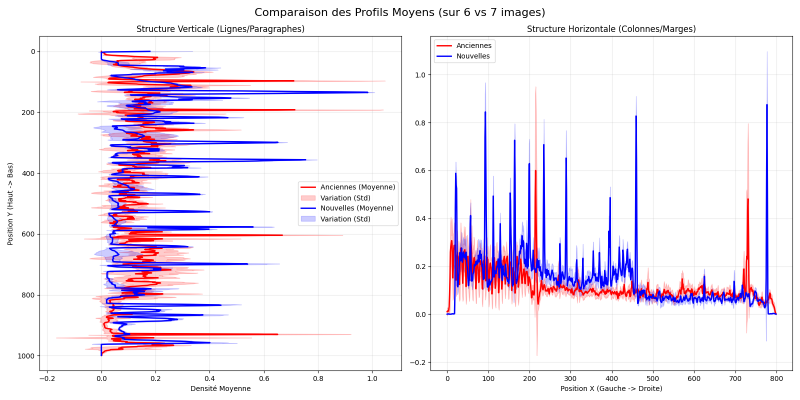
#> input picture Type de fiche/comparaison_profils.png, 1600 x 800 px (shown at 1/2 size); its folder holds only this picture in this run
$ python auto_sort_cards_v3_recto_verso.py
#> lines starting #> are read from the running program, lines starting #| are printed output that depends on the picture; after the words box and inside, x2 and y2 are one past the last pixel; in counts of white or black regions, pixels touching at a corner belong together
import cv2
import numpy as np
import json
import os
import shutil
import glob
import tkinter as tk
from tkinter import filedialog
import matplotlib.pyplot as plt

plt.ioff()

def load_references(json_path):
    with open(json_path, 'r') as f:
        data = json.load(f)

    refs = {
        "target_size": tuple(data["target_size"]),
        "old": {
            "h_mean": np.array(data["old"]["h_mean"]),
            "v_mean": np.array(data["old"]["v_mean"])
        },
        "new": {
            "h_mean": np.array(data["new"]["h_mean"]),
            "v_mean": np.array(data["new"]["v_mean"])
        }
    }
    return refs

def get_image_profiles(img_path, target_size):
    try:
        img = cv2.imread(img_path)
        if img is None: return None, None

        img = cv2.resize(img, target_size, interpolation=cv2.INTER_AREA)
        gray = cv2.cvtColor(img, cv2.COLOR_BGR2GRAY)
        _, binary = cv2.threshold(gray, 0, 255, cv2.THRESH_BINARY_INV + cv2.THRESH_OTSU)

        h_prof = np.sum(binary, axis=1)
        v_prof = np.sum(binary, axis=0)

        if h_prof.max() > 0: h_prof = h_prof / h_prof.max()
        if v_prof.max() > 0: v_prof = v_prof / v_prof.max()

        return h_prof, v_prof
    except Exception as e:
        print(f"Erreur lecture {img_path}: {e}")
        return None, None

def compare_profiles_robust(prof, ref_mean, max_shift=30):
    best_corr = -1.0
    n = len(prof)

    for shift in range(-max_shift, max_shift + 1):
        if shift < 0:
            p_slice = prof[-shift:]
            r_slice = ref_mean[:shift]
        elif shift > 0:
            p_slice = prof[:-shift]
            r_slice = ref_mean[shift:]
        else:
            p_slice = prof
            r_slice = ref_mean

        if len(p_slice) < n * 0.8: continue

        try:
            corr = np.corrcoef(p_slice, r_slice)[0, 1]
            if not np.isnan(corr) and corr > best_corr:
                best_corr = corr
        except:
            pass

    return max(0, best_corr)

def save_debug_plot(output_path, filename, h_prof, v_prof, refs):
    fig, (ax_h, ax_v) = plt.subplots(1, 2, figsize=(12, 6))
    fig.suptitle(f"Analyse Incertitude : {filename}", fontsize=14)

    y_ax = np.arange(len(h_prof))
    ax_h.plot(h_prof, y_ax, 'k-', label='Image Incertaine', linewidth=2)
    ax_h.plot(refs['old']['h_mean'], y_ax, 'r--', label='Ref ANCIENNE', alpha=0.7)
    ax_h.plot(refs['new']['h_mean'], y_ax, 'b--', label='Ref NOUVELLE', alpha=0.7)
    ax_h.invert_yaxis()
    ax_h.set_title("Profil Vertical (Lignes)")
    ax_h.legend()

    x_ax = np.arange(len(v_prof))
    ax_v.plot(x_ax, v_prof, 'k-', label='Image Incertaine', linewidth=2)
    ax_v.plot(x_ax, refs['old']['v_mean'], 'r--', label='Ref ANCIENNE', alpha=0.7)
    ax_v.plot(x_ax, refs['new']['v_mean'], 'b--', label='Ref NOUVELLE', alpha=0.7)
    ax_v.set_title("Profil Horizontal (Colonnes)")

    plt.tight_layout()
    fig.savefig(output_path)
    plt.close(fig)

def handle_verso(filename, source_dir, dest_dir):
    """Cherche et copie le fichier Verso associé"""
    # Stratégie de remplacement simple
    # On remplace le dernier 'R' par 'V' ou 'r' par 'v'
    # Attention aux noms comme "Rare_Card_R.jpg" -> "Vare_Card_V.jpg"

    potential_names = []

    # Tentative 1 : Remplacement simple R->V (Risqué si le nom contient d'autres R)
    potential_names.append(filename.replace("R", "V").replace("r", "v"))

    # Tentative 2 : Remplacement intelligent du dernier caractère R
    if "R" in filename:
        head, sep, tail = filename.rpartition("R")
        potential_names.append(head + "V" + tail)
    if "r" in filename:
        head, sep, tail = filename.rpartition("r")
        potential_names.append(head + "v" + tail)

    # On teste les candidats
    copied = False
    for v_name in potential_names:
        if v_name == filename: continue # Évite de copier le fichier sur lui-même

        v_path = os.path.join(source_dir, v_name)
        if os.path.exists(v_path):
            try:
                shutil.copy2(v_path, os.path.join(dest_dir, v_name))
                print(f"   + Verso inclus : {v_name}")
                copied = True
                break # On a trouvé, on arrête
            except Exception as e:
                print(f"   ! Erreur copie verso : {e}")

    if not copied:
        # print(f"   (Pas de Verso trouvé pour {filename})")
        pass

def main():
    print("--- Tri Automatique V3 (Recto + Verso) ---")

    root = tk.Tk()
    root.withdraw()

    # 1. Références
    default_json = os.path.join("Type de fiche", "reference_profiles.json")
    if os.path.exists(default_json):
        json_path = default_json
    elif os.path.exists("reference_profiles.json"):
        json_path = "reference_profiles.json"
    else:
        json_path = filedialog.askopenfilename(title="Fichier reference_profiles.json", filetypes=[("JSON", "*.json")])
        if not json_path: return

    refs = load_references(json_path)
#> (reads Type de fiche/reference_profiles.json from the repository)
    target_size = refs["target_size"]

    # 2. Source
    print("Sélectionnez le dossier contenant les images...")
    source_dir = filedialog.askdirectory()
#> the answer given: .
    if not source_dir: return

    # 3. Dossiers Sortie
    dest_old = os.path.join(source_dir, "TRI_ANCIEN")
    dest_new = os.path.join(source_dir, "TRI_NOUVEAU")
    dest_unsure = os.path.join(source_dir, "TRI_INCERTAIN")

    for d in [dest_old, dest_new, dest_unsure]:
        os.makedirs(d, exist_ok=True)

    # 4. Traitement
    extensions = ['*.jpg', '*.jpeg', '*.png', '*.tif']
    files = []
    for ext in extensions:
        files.extend(glob.glob(os.path.join(source_dir, ext)))

    count_old = 0
    count_new = 0
    count_unsure = 0

    print(f"\nDébut de l'analyse robuste (+/- 30px shift)...")

    for f_path in files:
        filename = os.path.basename(f_path)
        # On ne traite que les RECTO pour l'analyse
        if "R" not in filename.upper(): continue

        print(f"Analyse : {filename} ... ", end="")

        h_prof, v_prof = get_image_profiles(f_path, target_size)
#> in get_image_profiles, img is the input picture: shape (800, 1600, 3); mean B, G, R 243.4, 231.6, 239.5
#> in get_image_profiles, `img = cv2.resize(img, target_size, interpolation=cv2.INTER_AREA)`:
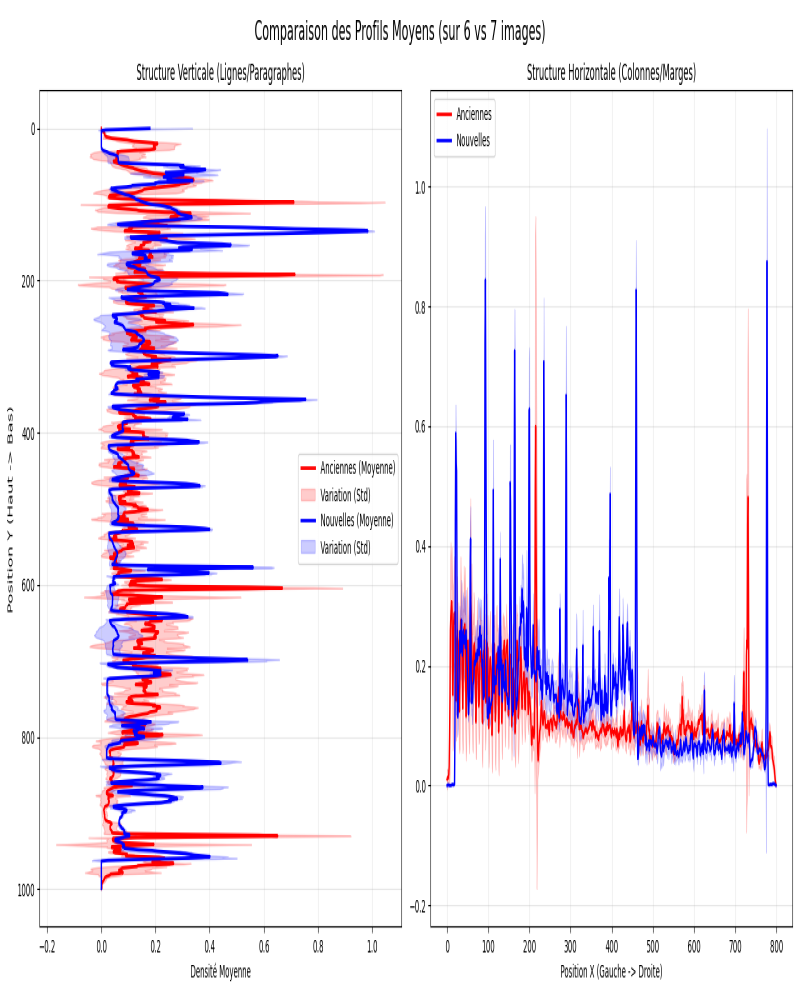
#> img: shape (1000, 800, 3); mean B, G, R 243.4, 231.6, 239.5
#> in get_image_profiles, `gray = cv2.cvtColor(img, cv2.COLOR_BGR2GRAY)`:
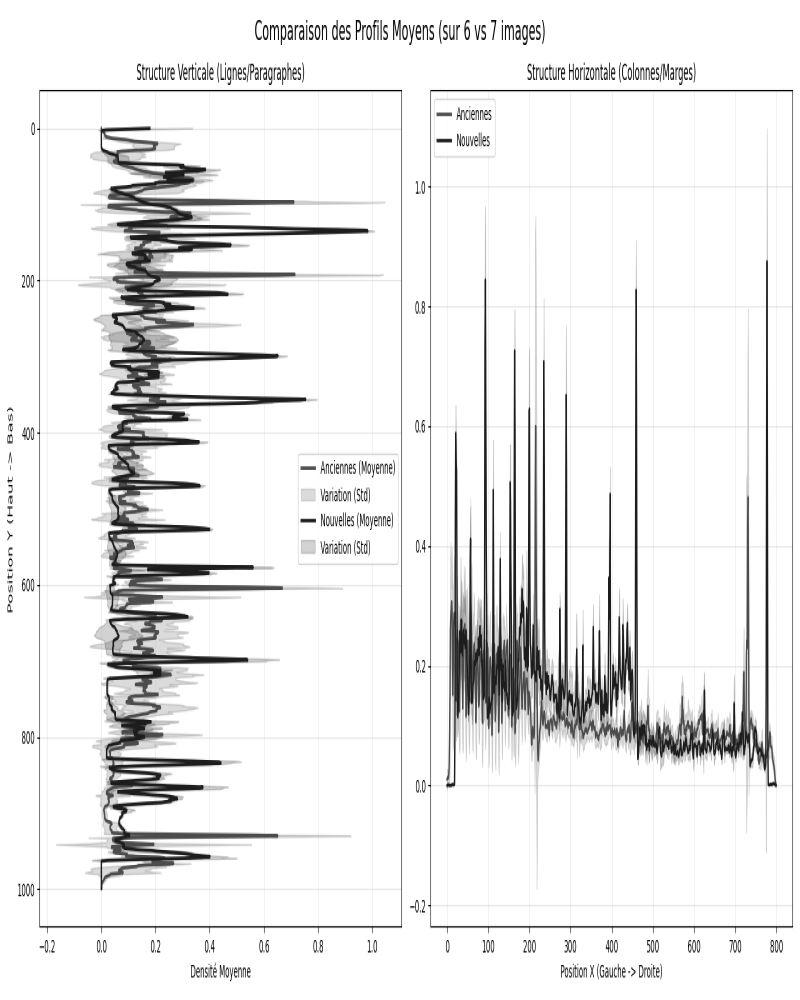
#> gray: shape (1000, 800); min 0, max 255, mean 235.3
#> in get_image_profiles, `_, binary = cv2.threshold(gray, 0, 255, cv2.THRESH_BINARY_INV + cv2.TH..`:
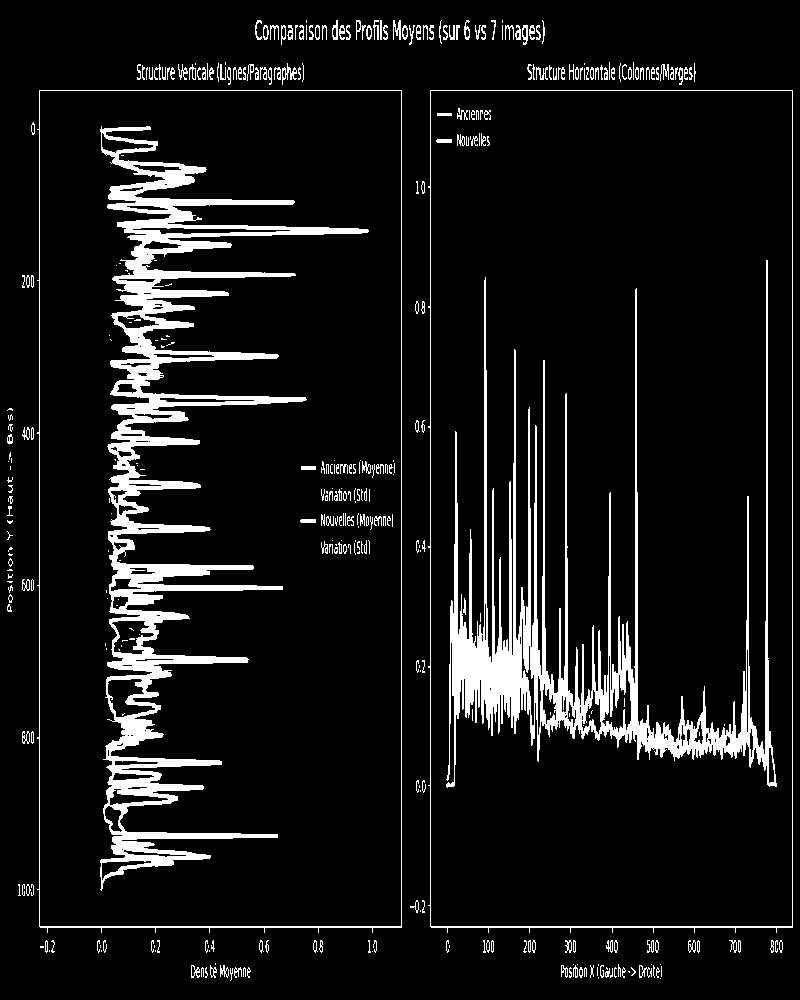
#> binary: shape (1000, 800); 9% white; 383 white regions (161 under 20 px), largest, box (x1, y1, x2, y2) and area: (100, 126, 369, 891) 32642, (446, 260, 777, 788) 24836, (428, 90, 793, 933) 2827
#> in get_image_profiles, `h_prof = np.sum(binary, axis=1)`: h_prof = 1000 values, max 185130 at index 90, min 0 at index 0, mean 18355.2
#> in get_image_profiles, `v_prof = np.sum(binary, axis=0)`: v_prof = 800 values, max 216240 at index 430, min 0 at index 0, mean 22943.9
#> in get_image_profiles, `if h_prof.max() > 0: h_prof = h_prof / h_prof.max()`: h_prof = 1000 values, max 1 at index 90, min 0 at index 0, mean 0.0991
#> in get_image_profiles, `if v_prof.max() > 0: v_prof = v_prof / v_prof.max()`: v_prof = 800 values, max 1 at index 430, min 0 at index 0, mean 0.106
        if h_prof is None: continue

        # --- Comparaison Robuste ---
        score_old_h = compare_profiles_robust(h_prof, refs["old"]["h_mean"])
#> in compare_profiles_robust, `n = len(prof)`: n = 1000
#> the loop in compare_profiles_robust, `for shift in range(-max_shift, max_shift + 1):` made 61 passes
#> (corr, best_corr) on passes 1, 3, 4, 5, 6, 7, 8, 9, 10, 11, 12, 13: (-0.0329, -0.0329), (-0.0312, -0.0312), (-0.03, -0.03), (-0.0275, -0.0275), (-0.0217, -0.0217), (-0.00778, -0.00778), (0.0131, 0.0131), (0.0369, 0.0369), (0.0572, 0.0572), (0.0734, 0.0734), (0.0873, 0.0873), (0.101, 0.101)
#> corr on passes 2, 21, 22, 23, 24, 25: -0.0337, 0.162, 0.155, 0.147, 0.137, 0.123
#> after the loop in compare_profiles_robust, `for shift in range(-max_shift, max_shift + 1):`: best_corr = 0.247
#> score_old_h = 0.247
        score_old_v = compare_profiles_robust(v_prof, refs["old"]["v_mean"])
#> the loop in compare_profiles_robust (call 2), `for shift in range(-max_shift, max_shift + 1):` made 61 passes
#> (corr, best_corr) on passes 1 to 3: (0.168, 0.168), (0.176, 0.176), (0.185, 0.185)
#> corr on passes 4 to 9: 0.185, 0.17, 0.156, 0.164, 0.174, 0.176
#> score_old_v = 0.185
        score_old = (score_old_h + score_old_v) / 2
#> score_old = 0.216

        score_new_h = compare_profiles_robust(h_prof, refs["new"]["h_mean"])
#> score_new_h = 0
        score_new_v = compare_profiles_robust(v_prof, refs["new"]["v_mean"])
#> score_new_v = 0.183
        score_new = (score_new_h + score_new_v) / 2
#> score_new = 0.0915

        diff = score_old - score_new
#> diff = 0.124
        confidence_threshold = 0.05

        target_dest = None

        # --- Décision ---
        if score_old > score_new and diff > confidence_threshold:
            target_dest = dest_old
            print(f"-> ANCIEN (Conf:{diff:.2f})")
#| -> ANCIEN (Conf:0.12)
            count_old += 1

        elif score_new > score_old and abs(diff) > confidence_threshold:
            target_dest = dest_new
            print(f"-> NOUVEAU (Conf:{abs(diff):.2f})")
            count_new += 1

        else:
            # CAS INCERTAIN
            target_dest = dest_unsure
            debug_name = os.path.splitext(filename)[0] + "_DEBUG.png"
            save_debug_plot(os.path.join(dest_unsure, debug_name), filename, h_prof, v_prof, refs)
            print(f"-> INCERTAIN (Diff:{diff:.3f})")
            count_unsure += 1

        # --- Copie Recto ---
        shutil.copy2(f_path, os.path.join(target_dest, filename))

        # --- Gestion Verso ---
        handle_verso(filename, source_dir, target_dest)

    print("\n" + "="*30)
    print("BILAN V3 (Recto+Verso)")
    print("="*30)
    print(f"Anciennes (R) : {count_old}")
    print(f"Nouvelles (R) : {count_new}")
    print(f"Incertaines (R) : {count_unsure}")

if __name__ == "__main__":
    main()
